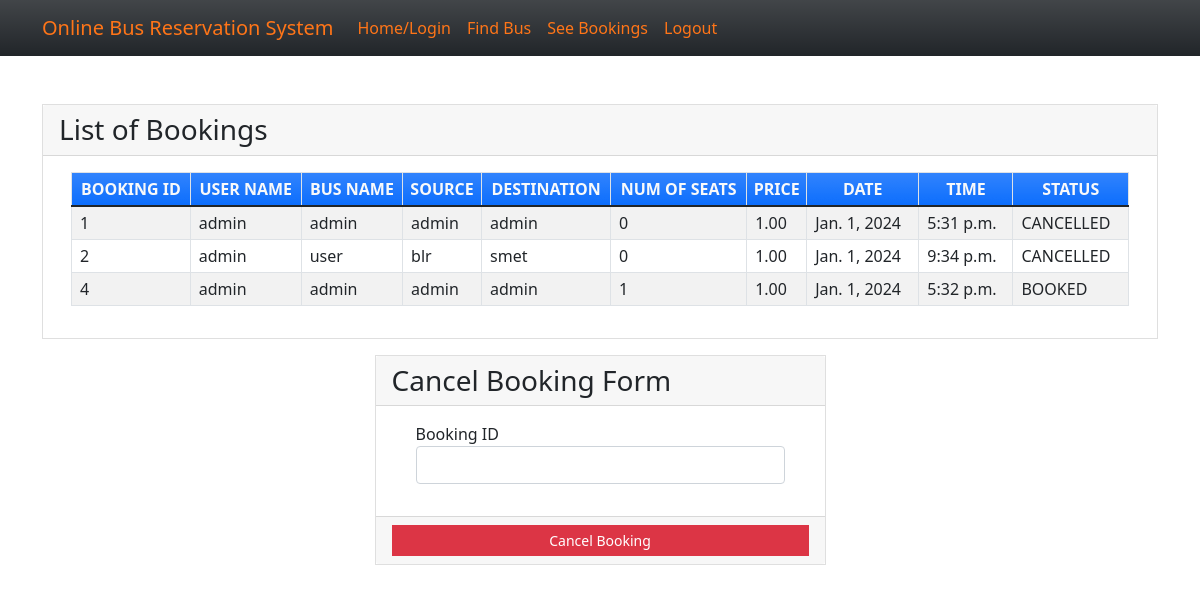
/seebookings (signed in), run on the app's committed database.
### myapp/models.py (models this page shows, shortened)
class Book(models.Model):
    BOOKED = 'B'
    CANCELLED = 'C'
    TICKET_STATUSES = ((BOOKED, 'Booked'),
                       (CANCELLED, 'Cancelled'),)
    email = models.EmailField()
    name = models.CharField(max_length=30)
    userid =models.DecimalField(decimal_places=0, max_digits=2)
    busid=models.DecimalField(decimal_places=0, max_digits=2)
    bus_name = models.CharField(max_length=30)
    source = models.CharField(max_length=30)
    dest = models.CharField(max_length=30)
    nos = models.DecimalField(decimal_places=0, max_digits=2)
    price = models.DecimalField(decimal_places=2, max_digits=6)
    date = models.DateField()
    time = models.TimeField()
    status = models.CharField(choices=TICKET_STATUSES, default=BOOKED, max_length=2)
    class Meta:
        verbose_name_plural = "List of Books"

### myapp/views.py (the view)
# urls.py: path('seebookings', views.seebookings, name="seebookings"),
@login_required(login_url='signin')
def seebookings(request,new={}):
    context = {}
    id_r = request.user.id
    book_list = Book.objects.filter(userid=id_r)
    if book_list:
        return render(request, 'myapp/booklist.html', locals())
    else:
        context["error"] = "Sorry no buses booked"
        return render(request, 'myapp/findbus.html', context)

### myapp/templates/myapp/booklist.html (shortened to what this page needs)
{% extends 'myapp/base.html' %} {% block content %}
<div class="container my-5">
    <div class="card rounded-0">
        <div class="card-header">
            <div class="card-title h3 mb-0">List of Bookings</div>
        </div>
        <div class="card-body">
            <div class="container-fluid">
                <table class="table table-bordered table-striped">
                    <thead>
                        <tr class="bg-gradient bg-primary text-light">
                            <th class="p-1 text-center">BOOKING ID</th>
                            <th class="p-1 text-center">USER NAME</th>
                            <th class="p-1 text-center">BUS NAME</th>
                            <th class="p-1 text-center">SOURCE</th>
                            <th class="p-1 text-center">DESTINATION</th>
                            <th class="p-1 text-center">NUM OF SEATS</th>
                            <th class="p-1 text-center">PRICE</th>
                            <th class="p-1 text-center">DATE</th>
                            <th class="p-1 text-center">TIME</th>
                            <th class="p-1 text-center">STATUS</th>
                        </tr>
                    </thead>
                    {% for row in book_list %}
                    <tr>
                        <td class="px-2 py-1 align-middle">{{row.id}}</td>
                        <td class="px-2 py-1 align-middle">{{row.name}}</td>
                        <td class="px-2 py-1 align-middle">{{row.bus_name}}</td>
                        <td class="px-2 py-1 align-middle">{{row.source}}</td>
                        <td class="px-2 py-1 align-middle">{{row.dest}}</td>
                        <td class="px-2 py-1 align-middle">{{row.nos}}</td>
                        <td class="px-2 py-1 align-middle">{{row.price}}</td>
                        <td class="px-2 py-1 align-middle">{{row.date}}</td>
                        <td class="px-2 py-1 align-middle">{{row.time}}</td>
                        <td class="px-2 py-1 align-middle">{{row.status}}</td>
                    </tr>
                    {% endfor %}
                </table>
            </div>
        </div>
    </div>
    <div class="row mt-3 justify-content-center">
        <div class="col-lg-5 col-md-7 col-sm-10 col-xs-12">
            <div class="card rounded-0">
                <div class="card-header">
                    <div class="card-title h3 mb-0">Cancel Booking Form</div>
                </div>
                <div class="card-body">
                    <div class="container-fluid">
                        <form action="{% url 'cancellings' %}" method="post" id="cancel-form">
                            <div class="mb-3">
                                <label for="bus_id" class="control-label">Booking ID</label>
                                <input name='bus_id' class="form-control" type="number" id="bus_id">
                            </div>
                        </form>
                    </div>
                </div>
                <div class="card-footer text-center">
                    <button class="btn btn-sm rounded-0 btn-danger w-100" form="cancel-form">Cancel Booking</button>
                </div>
            </div>
        </div>
    </div>
</div>
{% endblock %}

### myapp/templates/myapp/base.html (shortened to what this page needs)
<!doctype html>
<html lang="en">
<head>
    <link rel="stylesheet" href="https://cdn.jsdelivr.net/npm/bootstrap@5.1.3/dist/css/bootstrap.min.css">
</head>
<body>
<nav class="navbar navbar-expand-lg navbar-light bg-gradient bg-dark">
    <div class="container">
            <a class="navbar-brand" href="#" style="color: rgb(255, 117, 24);">Online Bus Reservation System</a>
        <div class="collapse navbar-collapse" id="navbarNavAltMarkup">
            <div class="navbar-nav" >
                <a class="nav-item nav-link active" href="{% url 'home' %}" style="color: rgb(255, 117, 24);">Home/Login</a>
                <a class="nav-item nav-link" href="{% url 'findbus' %}" style="color: rgb(255, 117, 24);">Find Bus</a>
                <a class="nav-item nav-link" href="{% url 'seebookings' %}" style="color: rgb(255, 117, 24);">See Bookings</a>
                {% if request.user.is_active %}
                <a class="nav-item nav-link " href="{% url 'signout' %}" style="color: rgb(255, 117, 24);">Logout</a>
                {% else %}
                <a class="nav-item nav-link " href="{% url 'signup' %}" style="color: rgb(255, 117, 24);">Registration</a>
                {% endif %}
            </div>
        </div>
    </div>
</nav>
{% block content %}
{% endblock %}
</body>
</html>

### myapp/templates/myapp/base.html (style rules this page uses)
body { background-image: url(https://th.bing.com/th/id/OIP.AfrcTNKdKwrMjhaVTZHHBgHaFP?w=850&h=601&rs=1&pid=ImgDetMain); background-repeat: no-repeat; background-size: cover; }

### data on the page
Book: id "1", name "admin", bus_name "admin", source "admin", dest "admin", nos "0", price "1.00", date "Jan. 1, 2024", time "5:31 p.m.", status "CANCELLED"
Book: id "2", name "admin", bus_name "user", source "blr", dest "smet", nos "0", price "1.00", date "Jan. 1, 2024", time "9:34 p.m.", status "CANCELLED"
Book: id "4", name "admin", bus_name "admin", source "admin", dest "admin", nos "1", price "1.00", date "Jan. 1, 2024", time "5:32 p.m.", status "BOOKED"
